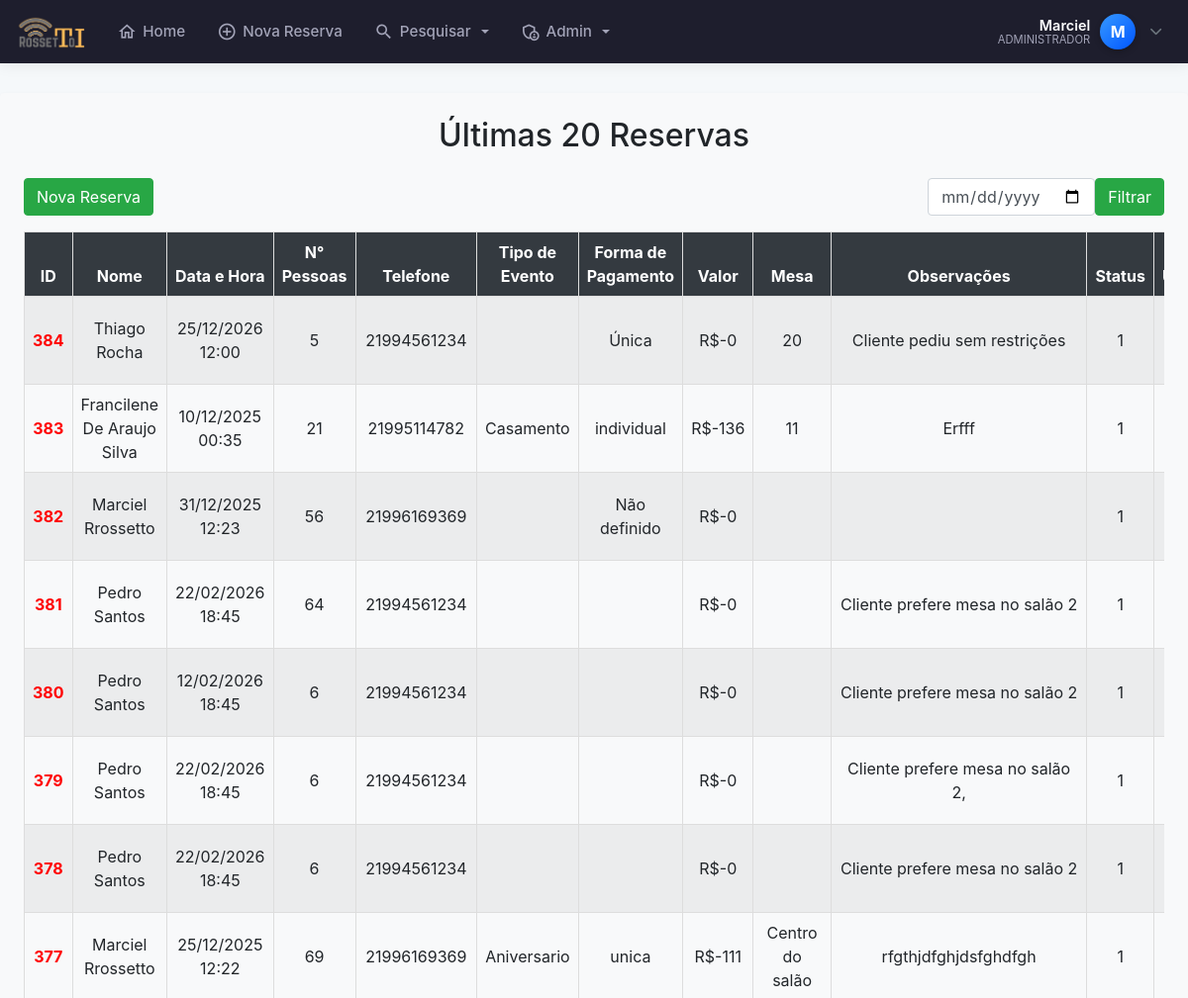
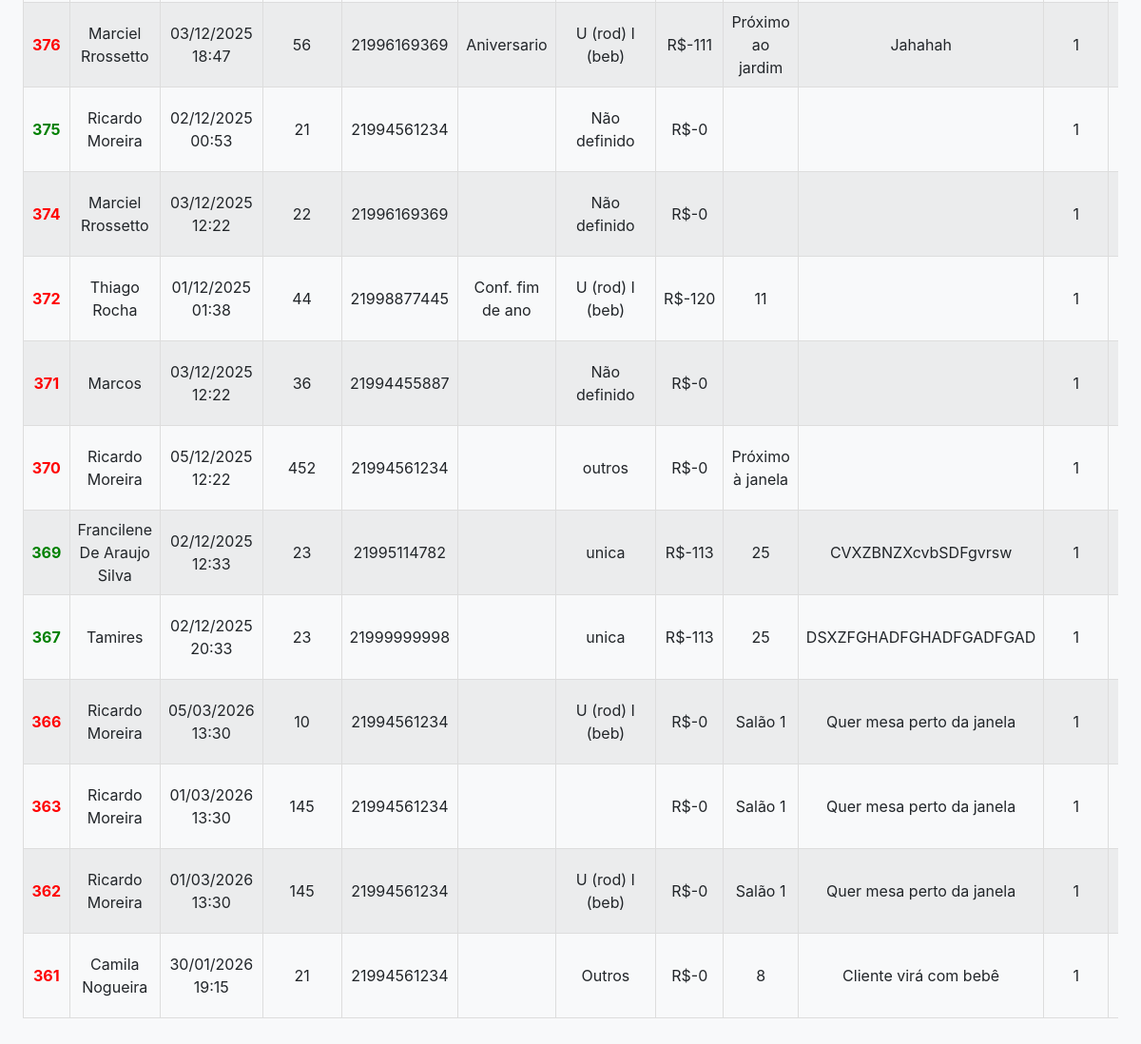
Before: /clikCalendar.php (signed in) with the older database file (2 pictures, top to bottom).
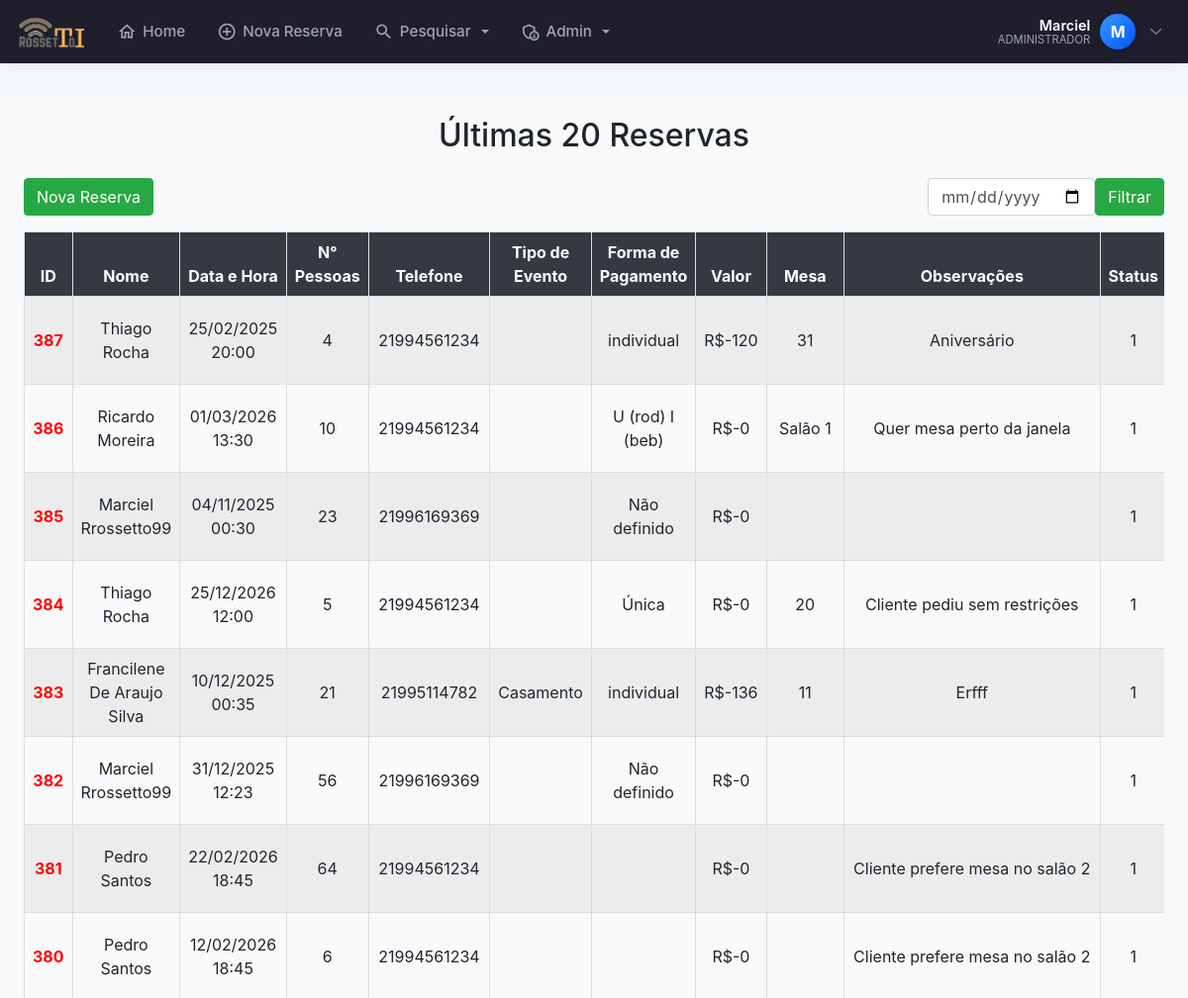
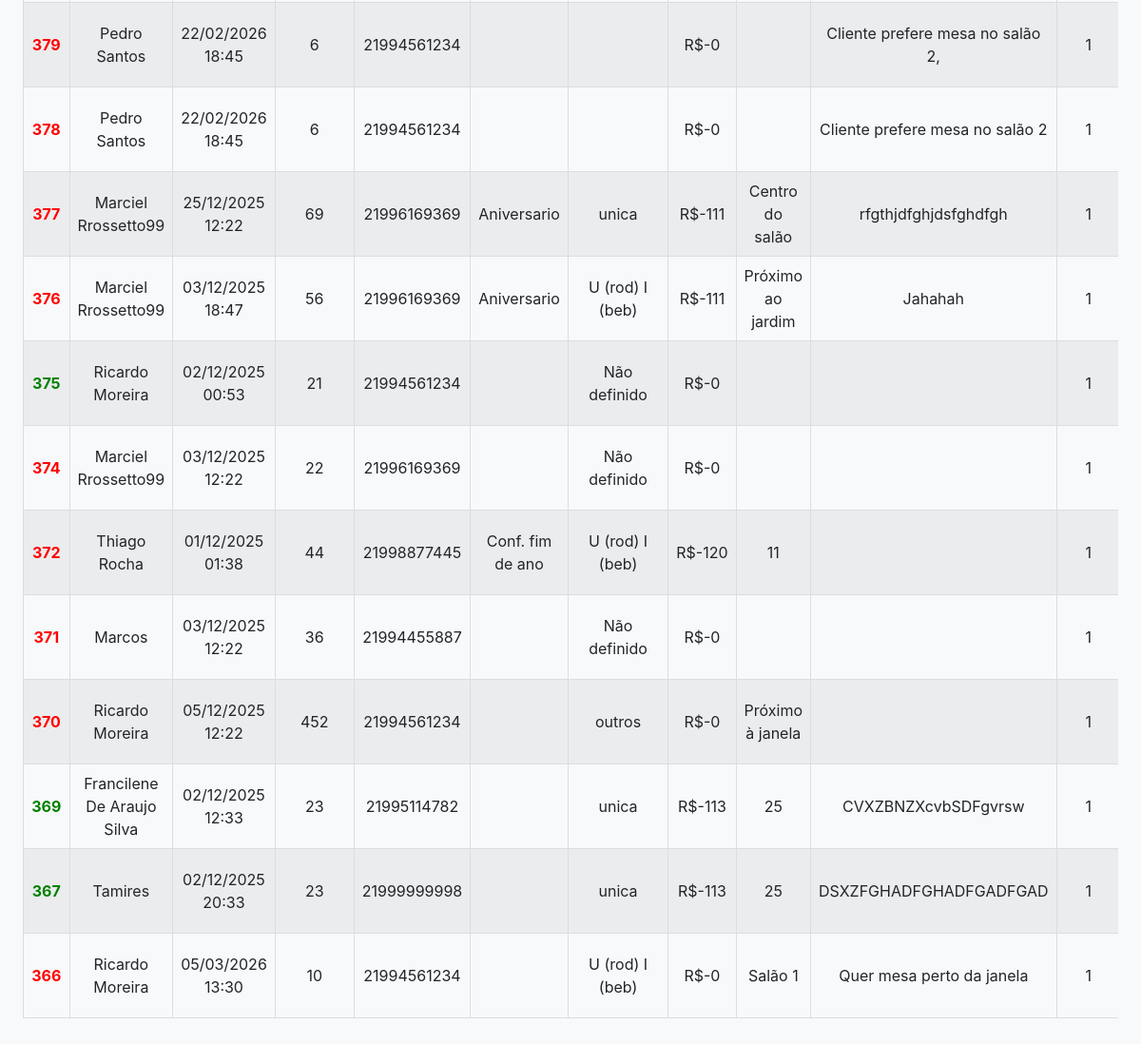
After: the same page with the newer database file (2 pictures, top to bottom).
### tables this page shows
CREATE TABLE `clientes` (
  `id` int(11) NOT NULL AUTO_INCREMENT,
  `nome` varchar(100) NOT NULL,
  `data` date NOT NULL,
  `num_pessoas` int(11) NOT NULL,
  `horario` time NOT NULL,
  `telefone` varchar(255) DEFAULT NULL,
  `telefone2` varchar(255) DEFAULT NULL,
  `tipo_evento` varchar(50) NOT NULL,
  `forma_pagamento` varchar(50) NOT NULL,
  `valor_rodizio` int(11) DEFAULT NULL,
  `num_mesa` varchar(255) DEFAULT NULL,
  `observacoes` varchar(300) NOT NULL,
  `obsCliente` varchar(255) DEFAULT NULL,
  `data_emissao` datetime NOT NULL DEFAULT current_timestamp(),
  `status` tinyint(1) DEFAULT 1,
  `confirmado` tinyint(1) DEFAULT 0,
  `usuario_id` int(11) DEFAULT NULL,
  `motivo_cancelamento` varchar(255) DEFAULT NULL,
  PRIMARY KEY (`id`)
);

### clikCalendar.php (the view, shortened to what this page needs)
<?php
require 'config.php';
require 'cabecalho.php';
?>
<div class="bg-light p-4 rounded shadow-sm mt-4">
    <?php
    $filtro = isset($_GET['data']) ? $_GET['data'] : "";
    if ($filtro != "") {
        $data_formatada = date("d/m/Y", strtotime($filtro));
        echo "<h2 class='text-center mb-4'>Reservas para o dia: $data_formatada</h2>";
    } else {
        echo "<h2 class='text-center mb-4'>Últimas 20 Reservas</h2>";
    }
    ?>
    <div class="d-flex justify-content-between align-items-center mb-3">
        <a href="adicionar_reserva.php" class="btn btn-success">
            <ion-icon name="add-circle-outline"></ion-icon> Nova Reserva
        </a>
        <form method="GET" class="d-flex">
            <input type="date" name="data" class="form-control me-2" value="<?= $filtro ?? '' ?>">
            <button type="submit" class="btn btn-success">Filtrar</button>
        </form>
    </div>
    <div class="table-responsive">
        <table class="table table-striped table-bordered table-hover table-sm w-100">
            <thead class="thead-dark">
            <tr>
                    <th style="border: 1px solid #ddd; padding: 8px;">ID</th>
                    <th style="border: 1px solid #ddd; padding: 8px;">Nome</th>
                    <th style="border: 1px solid #ddd; padding: 8px;">Data e Hora</th>
                    <th style="border: 1px solid #ddd; padding: 8px;">N° Pessoas</th>
                    <th style="border: 1px solid #ddd; padding: 8px;">Telefone</th>
                    <th style="border: 1px solid #ddd; padding: 8px;">Tipo de Evento</th>
                    <th style="border: 1px solid #ddd; padding: 8px;">Forma de Pagamento</th>
                    <th style="border: 1px solid #ddd; padding: 8px;">Valor</th>
                    <th style="border: 1px solid #ddd; padding: 8px;">Mesa</th>
                    <th style="border: 1px solid #ddd; padding: 8px;">Observações</th>
                    <th style="border: 1px solid #ddd; padding: 8px;">Status</th>
                    <th style="border: 1px solid #ddd; padding: 8px;">Usuário</th>
                </tr>
            </thead>
            <tbody>
                <?php
                $sql = "SELECT * FROM clientes WHERE data LIKE '$filtro%' AND status != 0 ORDER BY id DESC LIMIT 20";
                $sql = $pdo->query($sql);
                if ($sql->rowCount() > 0) {
                    foreach ($sql->fetchAll() as $reserva) {
                        $corId = ($reserva['confirmado'] == 1) ? 'green' : 'red';
                        $nome = ucwords(strtolower(htmlspecialchars($reserva['nome'])));
                        $status_class = $reserva['status'] == 0 ? 'color: red; text-decoration: line-through;' : '';
                        echo "<tr style='$status_class'>";
                        echo '<td class="id-column" style="border: 1px solid #ddd; padding: 8px; font-weight: bold; color: ' . $corId . ';">' . $reserva['id'] . ' </td>';
                        echo "<td style='border: 1px solid #ddd; padding: 8px;'>$nome</td>";
                        echo "<td style='border: 1px solid #ddd; padding: 8px;'>" . date('d/m/Y H:i', strtotime($reserva['data'] . ' ' . $reserva['horario'])) . "</td>";
                        echo "<td style='border: 1px solid #ddd; padding: 8px;'>{$reserva['num_pessoas']}</td>";
                        echo "<td style='border: 1px solid #ddd; padding: 8px;'>{$reserva['telefone']}</td>";
                        echo "<td style='border: 1px solid #ddd; padding: 8px;'>{$reserva['tipo_evento']}</td>";
                        echo "<td style='border: 1px solid #ddd; padding: 8px;'>{$reserva['forma_pagamento']}</td>";
                        echo "<td style='border: 1px solid #ddd; padding: 8px;'>R$-{$reserva['valor_rodizio']}</td>";
                        echo "<td style='border: 1px solid #ddd; padding: 8px;'>{$reserva['num_mesa']}</td>";
                        echo "<td style='border: 1px solid #ddd; padding: 8px;'>
                                <div style='max-width: 300px; max-height: 100px; overflow-y: auto; word-wrap: break-word; font-size: auto;'>{$reserva['observacoes']}</div>
                              </td>";
                        echo "<td style='border: 1px solid #ddd; padding: 8px;'>{$reserva['status']}</td>";
                        echo "<td style='border: 1px solid #ddd; padding: 8px;'>{$reserva['usuario_id']}</td>";
                        echo "</tr>";
                    }
                } else {
                    echo "<tr><td colspan='13' style='border: 1px solid #ddd; padding: 8px;'>Nenhuma reserva encontrada.</td></tr>";
                }
                ?>
            </tbody>
        </table>
    </div>
</div>

### cabecalho.php (shortened to what this page needs)
<?php
require 'config.php';
$nome_usuario = "Visitante";
$status = null;
$letra_avatar = "U";
if (isset($_SESSION['mmnlogin'])) {
    $user_id = $_SESSION['mmnlogin'];
    try {
        $sql = $pdo->prepare("SELECT nome, status, email FROM login WHERE id = :id");
        $sql->bindValue(':id', $user_id);
        $sql->execute();
        if ($sql->rowCount() > 0) {
            $usuario = $sql->fetch(PDO::FETCH_ASSOC);
            $nome_completo = ucwords(strtolower($usuario['nome']));
            $partes_nome = explode(' ', $nome_completo);
            $nome_usuario = $partes_nome[0];
            $status = $usuario['status'];
            $letra_avatar = strtoupper(substr($nome_usuario, 0, 1));
        }
    } catch (PDOException $e) {
    }
}
?>
<!DOCTYPE html>
<html lang="pt-br">
<head>
    <link rel="stylesheet" href="https://cdn.jsdelivr.net/npm/bootstrap@4.6.2/dist/css/bootstrap.min.css">
    <link rel="stylesheet" href="https://cdnjs.cloudflare.com/ajax/libs/font-awesome/6.5.0/css/all.min.css">
</head>
<body>
<nav class="navbar navbar-expand-lg navbar-dark fixed-top navbar-custom">
    <a class="navbar-brand mr-auto" href="index.php">
        <img src="./rossetto28.png" alt="Logo">
    </a>
    <div class="collapse navbar-collapse" id="menuPrincipal">
        <ul class="navbar-nav mr-auto ml-3">
            <li class="nav-item">
                <a class="nav-link" href="index.php">
                    <i class="material-icons-outlined">home</i> Home
                </a>
            </li>
            <li class="nav-item">
                <a class="nav-link" href="adicionar_reserva.php">
                    <i class="material-icons-outlined">add_circle_outline</i> Nova Reserva
                </a>
            </li>
            <li class="nav-item dropdown">
                <a class="nav-link dropdown-toggle" href="#" id="dropPesquisa" data-toggle="dropdown" aria-haspopup="true" aria-expanded="false">
                    <i class="material-icons-outlined">search</i> Pesquisar
                </a>
            </li>
            <?php if ($status == 1): ?>
            <li class="nav-item dropdown">
                <a class="nav-link dropdown-toggle" href="#" id="dropAdmin" data-toggle="dropdown" aria-haspopup="true" aria-expanded="false">
                    <i class="material-icons-outlined">admin_panel_settings</i> Admin
                </a>
            </li>
            <?php endif; ?>
        </ul>
        <ul class="navbar-nav d-none d-lg-flex align-items-center">
            <li class="nav-item dropdown">
                <div class="user-profile-widget" data-toggle="dropdown" aria-haspopup="true" aria-expanded="false">
                    <div class="user-info text-right">
                        <span class="user-name"><?= htmlspecialchars($nome_usuario) ?></span>
                        <span class="user-role"><?= ($status == 1) ? 'Administrador' : 'Colaborador' ?></span>
                    </div>
                    <div class="user-avatar">
                        <?= $letra_avatar ?>
                    </div>
                    <i class="fas fa-chevron-down text-muted ml-1" style="font-size: 0.8rem;"></i>
                </div>
            </li>
        </ul>
    </div>
</nav>
</body>
</html>

### cabecalho.php (style rules this page uses)
:root { --primary-bg: #1e1e2d; --active-color: #3699ff; --text-color: #a2a3b7; --text-hover: #ffffff; }
body { padding-top: 70px; background-color: #f5f8fa; }
.navbar-custom { background-color: var(--primary-bg); box-shadow: 0 0 15px rgba(0,0,0,0.1); padding: 0.5rem 1rem; }
.navbar-brand img { height: 35px; transition: transform 0.2s; }
.navbar-dark .navbar-nav .nav-link { color: var(--text-color); font-weight: 500; font-size: 0.95rem; display: flex; align-items: center; gap: 6px; padding: 0.8rem 1rem; border-radius: 6px; transition: all 0.2s ease; }
.material-icons-outlined { font-size: 20px; }
.user-profile-widget { cursor: pointer; padding: 5px 10px; border-radius: 50px; transition: background 0.2s; display: flex; align-items: center; gap: 10px; }
.user-avatar { width: 36px; height: 36px; background: linear-gradient(135deg, #3699ff, #0055ff); color: white; border-radius: 50%; display: flex; align-items: center; justify-content: center; font-weight: 700; font-size: 16px; box-shadow: 0 3px 6px rgba(0,0,0,0.2); }
.user-info { display: flex; flex-direction: column; line-height: 1.1; }
.user-name { color: white; font-weight: 600; font-size: 0.9rem; }
.user-role { color: var(--text-color); font-size: 0.7rem; text-transform: uppercase; }

### clikCalendar.php (style rules this page uses)
.table th, .table td { text-align: center; vertical-align: middle; }
.thead-dark th { background-color: #343a40; color: #fff; }

Changed rows visible on the page:
no longer on this page (row unchanged): clientes: id "363", nome "Ricardo Moreira", data+horario "01/03/2026 13:30", num_pessoas "145", telefone "21994561234", valor_rodizio "0", num_mesa "Salão 1", observacoes "Quer mesa perto da janela", status "1"
no longer on this page (row unchanged): clientes: id "362", nome "Ricardo Moreira", data+horario "01/03/2026 13:30", num_pessoas "145", telefone "21994561234", forma_pagamento "U (rod) I (beb)", valor_rodizio "0", num_mesa "Salão 1", observacoes "Quer mesa perto da janela", status "1"
no longer on this page (row unchanged): clientes: id "361", nome "Camila Nogueira", data+horario "30/01/2026 19:15", num_pessoas "21", telefone "21994561234", forma_pagamento "Outros", valor_rodizio "0", num_mesa "8", observacoes "Cliente virá com bebê", status "1"
added clientes: id "387", nome "Thiago Rocha", data+horario "25/02/2025 20:00", num_pessoas "4", telefone "21994561234", forma_pagamento "individual", valor_rodizio "120", num_mesa "31", observacoes "Aniversário", status "1"
added clientes: id "386", nome "Ricardo Moreira", data+horario "01/03/2026 13:30", num_pessoas "10", telefone "21994561234", forma_pagamento "U (rod) I (beb)", valor_rodizio "0", num_mesa "Salão 1", observacoes "Quer mesa perto da janela", status "1"
added clientes: id "385", nome "Marciel Rrossetto99", data+horario "04/11/2025 00:30", num_pessoas "23", telefone "21996169369", forma_pagamento "Não definido", valor_rodizio "0", status "1"
changed clientes id 382: nome "Marciel Rrossetto" → "Marciel Rrossetto99"
changed clientes "Centro do salão": nome "Marciel Rrossetto" → "Marciel Rrossetto99"
changed clientes "Próximo ao jardim": nome "Marciel Rrossetto" → "Marciel Rrossetto99"
changed clientes id 374: nome "Marciel Rrossetto" → "Marciel Rrossetto99"
